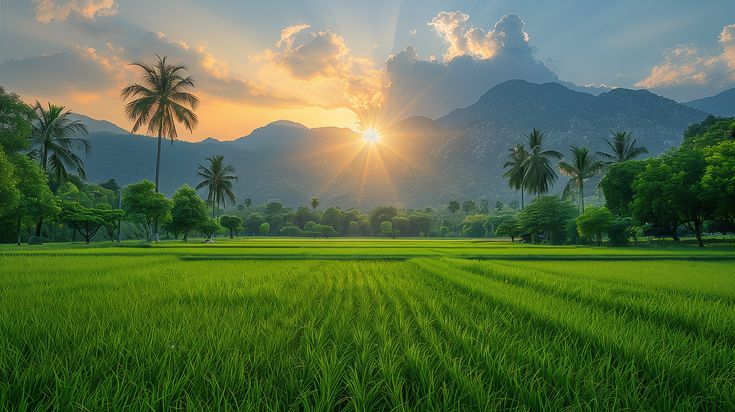
#> input picture nature.jpeg, 735 x 412 px
$ jupyter execute 04-.ipynb
#> lines starting #> are read from the running program, lines starting #| are printed output that depends on the picture
# Ex. No: 04
# IMAGE TRANSFORMATIONS

**Name:** YUVARAJ V    **Reg. No:** 212223230252

[cell 1]
import cv2
import numpy as np
import matplotlib.pyplot as plt

[cell 2]
image = cv2.imread('nature.jpeg')
#> image is the input picture: shape (412, 735, 3); mean B, G, R 71.2, 111.8, 89.8

[cell 3]
image.shape
#> Out = (412, 735, 3)

[cell 4]
# Display the images.
plt.imshow(image[:,:,::-1])
plt.title('Original Image')
plt.show()

[cell 5]
# i) Image Translation
tx, ty = 100, 200  # Translation factors (shift by 100 pixels horizontally and 50 vertically)
M_translation = np.float32([[1, 0, tx], [0, 1, ty]])  # Translation matrix:
# [1, 0, tx] - Horizontal shift by tx
# [0, 1, ty] - Vertical shift by ty
translated_image = cv2.warpAffine(image, M_translation, (636, 438))
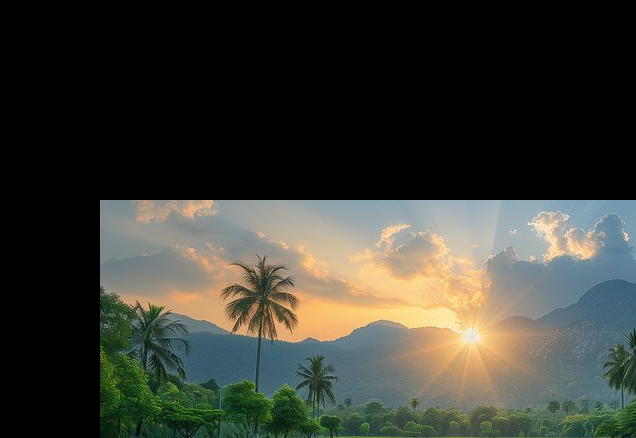
#> translated_image: shape (438, 636, 3); mean B, G, R 52.2, 60.4, 59

[cell 6]
plt.imshow(translated_image[:,:,::-1])
plt.title("Translated Image")
plt.axis('on')
plt.show()

[cell 7]
# Image Scaling
fx, fy = 2.0, 1.0
scaled_image = cv2.resize(image, None, fx=fx, fy=fy, interpolation=cv2.INTER_LINEAR)
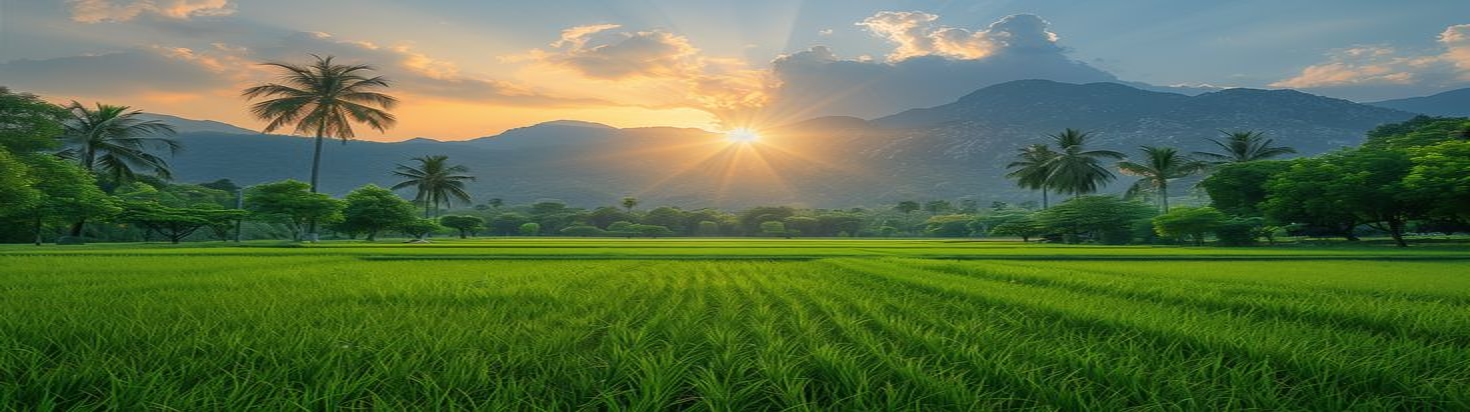
#> scaled_image: shape (412, 1470, 3); mean B, G, R 71.3, 111.9, 89.9

[cell 8]
plt.imshow(scaled_image[:,:,::-1])
plt.title("Scaled Image")
plt.axis('on')
plt.show()

[cell 9]
# Image Shearing
shear_matrix = np.float32([[1, 0.5, 0], [0.5, 1, 0]])
sheared_image = cv2.warpAffine(image, shear_matrix, (636, 438))
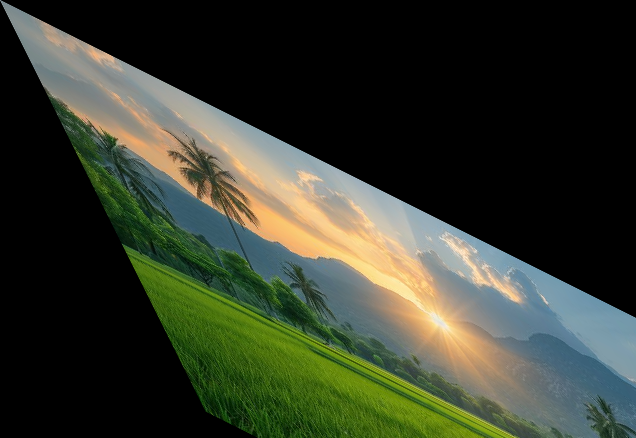
#> sheared_image: shape (438, 636, 3); mean B, G, R 44.1, 58.7, 53.1

[cell 10]
plt.imshow(sheared_image[:,:,::-1])
plt.title("Sheared Image")
plt.axis('on')
plt.show()

[cell 11]
# Image Reflection
reflected_image = cv2.flip(image, 2)  # Flip the image horizontally (1 means horizontal flip)
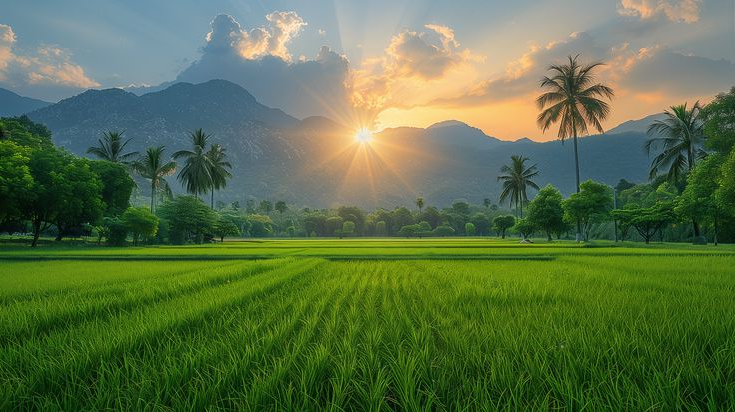
#> reflected_image: shape (412, 735, 3); mean B, G, R 71.2, 111.8, 89.8

# flip: 1 means horizontal flip, 0 would be vertical flip, -1 would flip both axes

[cell 12]
# Show original image
plt.figure(figsize=(10, 5))

plt.subplot(1, 2, 1)
plt.imshow(image[:, :, ::-1])
plt.title("Original Image")
plt.axis('off')

# Show reflected image
plt.subplot(1, 2, 2)
plt.imshow(reflected_image[:,:,::-1])
plt.title("Reflected Image")
plt.axis('off')

plt.tight_layout()
plt.show()
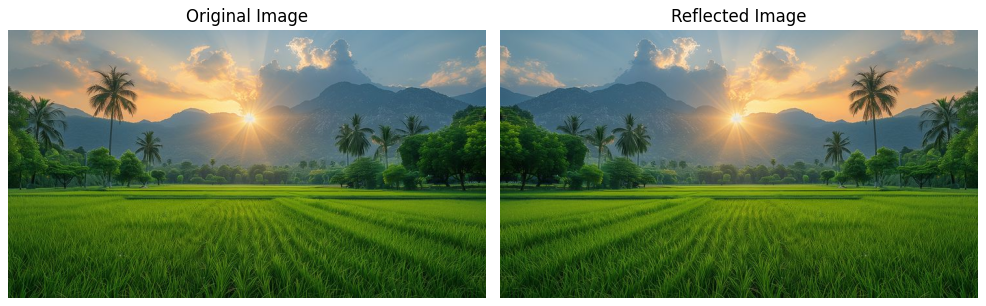
#> figure drawn by matplotlib, 2 panels

[cell 13]
# Image Rotation
(height, width) = image.shape[:2]  # Get the image height and width
#> height = 412; width = 735
angle = 45  # Rotation angle in degrees (rotate by 45 degrees)
center = (width // 2, height // 2)  # Set the center of rotation to the image center
#> center = (367, 206)
M_rotation = cv2.getRotationMatrix2D(center, angle, 1)  # Get the rotation matrix
# getRotationMatrix2D: Takes the center of rotation, angle, and scale factor (1 means no scaling)
rotated_image = cv2.warpAffine(image, M_rotation, (width, height))  # Apply rotation
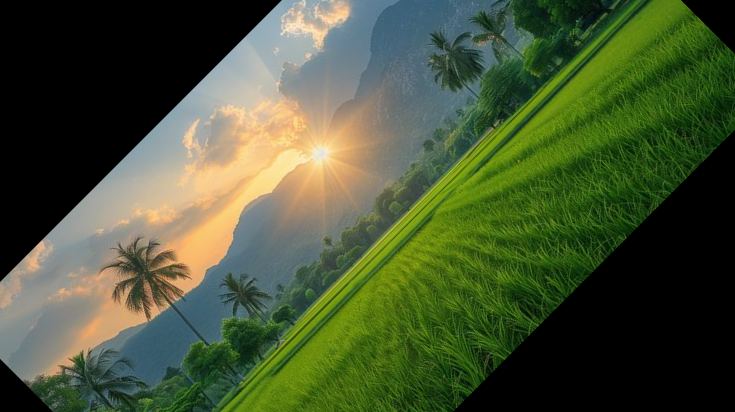
#> rotated_image: shape (412, 735, 3); mean B, G, R 52.6, 84.7, 71.8

[cell 14]
plt.imshow(cv2.cvtColor(rotated_image, cv2.COLOR_BGR2RGB))  # Display the rotated image
plt.title("Rotated Image")  # Set title
plt.axis('off')

[cell 15]
# Image Rotation

[cell 16]
image .shape    # height, width, channel
#> Out = (412, 735, 3)

[cell 17]
angle = 145
center = (636 // 2, 438 // 2)
M_rotation = cv2.getRotationMatrix2D(center, angle, 1)
# getRotationMatrix2D: Takes the center of rotation, angle, and scale factor (1 means no scaling)
rotated_image = cv2.warpAffine(image, M_rotation, (width, height))
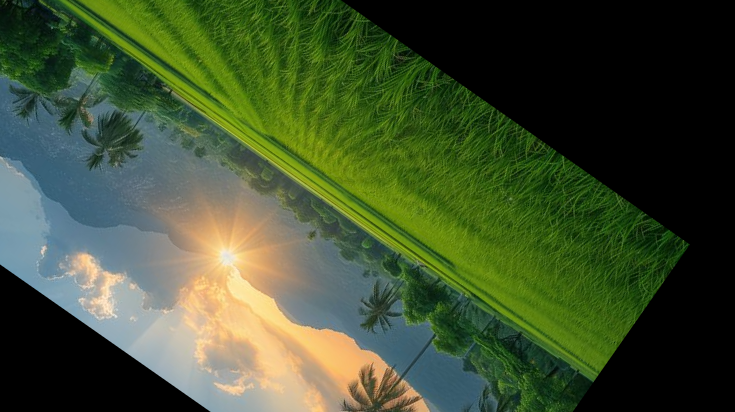
#> rotated_image: shape (412, 735, 3); mean B, G, R 48.1, 80.3, 64.7

[cell 18]
plt.imshow(rotated_image[:,:,::-1])  # Display the rotated image
plt.title("Rotated Image")  # Set title
plt.axis('off')
plt.show()

[cell 19]
# Image Cropping
x, y, w, h = 50, 50, 200, 150

cropped_image = image[y:y+h, x:x+w]   # Format: image[start_row:end_row, start_col:end_col]
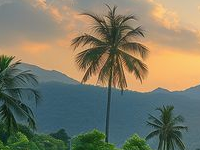
#> cropped_image: shape (150, 200, 3); mean B, G, R 101.1, 120.8, 123.1

[cell 20]
# Show original image
plt.figure(figsize=(10, 5))

plt.subplot(1, 2, 1)
plt.imshow(image[:, :, ::-1])
plt.title("Original Image")
plt.axis('on')

# Show reflected image
plt.subplot(1, 2, 2)
plt.imshow(cropped_image[:,:,::-1])
plt.title("Cropped Image")
plt.axis('on')

plt.tight_layout()
plt.show()
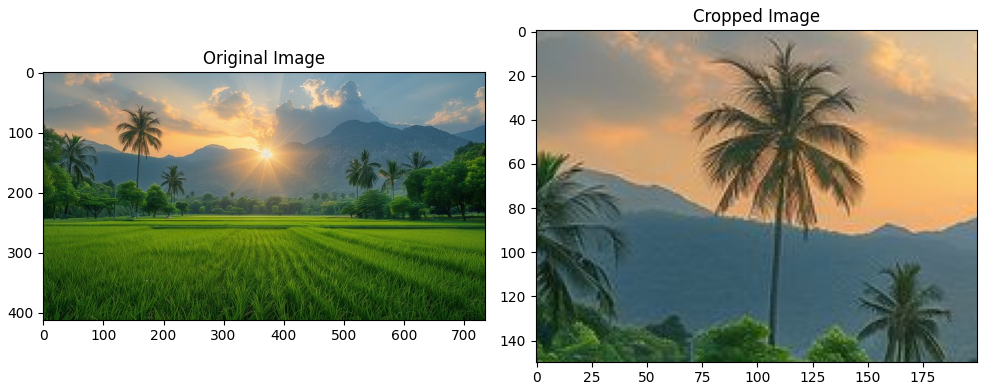
#> figure drawn by matplotlib, 2 panels
